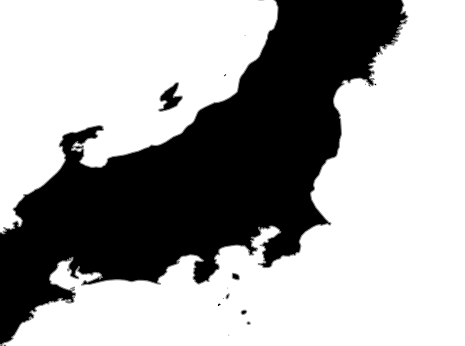
#> input picture map.png, 465 x 346 px
$ python map.py
#> lines starting #> are read from the running program, lines starting #| are printed output that depends on the picture; after the words box and inside, x2 and y2 are one past the last pixel; in counts of white or black regions, pixels touching at a corner belong together
import cv2
import numpy as np
import matplotlib.pyplot as plt

# 画像の読み込みとリサイズ
img = cv2.imread("map.png", cv2.IMREAD_GRAYSCALE)
#> img is the input picture: shape (346, 465); min 0, max 255, mean 165.4
img_resized = cv2.resize(img, (320, 240))

# 二値化
_, thresh = cv2.threshold(img_resized, 127, 255, cv2.THRESH_BINARY_INV)
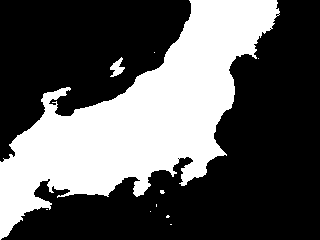
#> thresh: shape (240, 320); 35.1% white; 10 white regions (8 under 20 px)

# 輪郭抽出
contours, _ = cv2.findContours(thresh, cv2.RETR_EXTERNAL, cv2.CHAIN_APPROX_NONE)
#> contours = 10 contours, 8 with area under 20; largest, box (x1, y1, x2, y2) and area: (0, 0, 280, 240) 26182, (110, 57, 125, 77) 120

# 一番大きな輪郭を選択
contour = max(contours, key=cv2.contourArea)
#> contour = contour of 1196 points, box (x1, y1, x2, y2) (0, 0, 280, 240), area 26182

# 輪郭を直線近似（形状を保ったまま単純化）
epsilon = 0.002 * cv2.arcLength(contour, True)  # ← 精度調整パラメータ（小さいほど精度高）
#> epsilon = 2.76
approx = cv2.approxPolyDP(contour, epsilon, True)
#> approx = contour of 77 points, box (x1, y1, x2, y2) (0, 0, 280, 240), area 26542

# 直線データの抽出 (x0, y0, x1, y1)
line_segments = []
for i in range(len(approx)):
    x0, y0 = approx[i][0]
    x1, y1 = approx[(i+1)%len(approx)][0]
    line_segments.append([int(x0), int(y0), int(x1), int(y1)])
#> this loop made 77 passes
#> (x0, y0, x1, y1) on passes 1 to 12: (276, 0, 189, 0), (189, 0, 189, 19), (189, 19, 166, 52), (166, 52, 164, 62), (164, 62, 137, 76), (137, 76, 124, 93), (124, 93, 75, 109), (75, 109, 70, 116), (70, 116, 54, 112), (54, 112, 56, 101), (56, 101, 52, 102), (52, 102, 55, 105)
#> after the loop, line_segments = 77 items, first 6: [276, 0, 189, 0], [189, 0, 189, 19], [189, 19, 166, 52], [166, 52, 164, 62], [164, 62, 137, 76], [137, 76, 124, 93]

# 近似結果の描画
output_img = np.ones((240, 320, 3), dtype=np.uint8) * 255  # 白背景
for x0, y0, x1, y1 in line_segments:
    cv2.line(output_img, (x0, y0), (x1, y1), (0, 255, 0), 1)  # 緑色の線
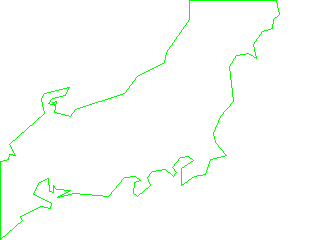
#> output_img: shape (240, 320, 3); mean of channels 0, 1, 2 251.3, 255, 251.3; drawn as B, G, R

# 結果表示
plt.figure(figsize=(10, 5))
plt.subplot(1, 2, 1)
plt.title("Thresholded")
plt.imshow(thresh, cmap='gray')
plt.subplot(1, 2, 2)
plt.title("Approximated Shape")
plt.imshow(cv2.cvtColor(output_img, cv2.COLOR_BGR2RGB))
plt.show()
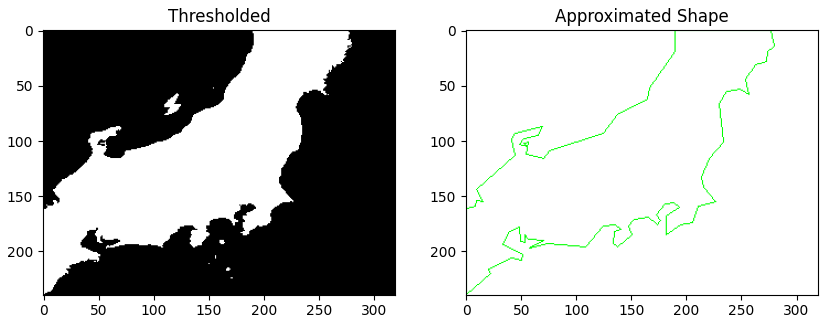
#> figure drawn by matplotlib, 2 panels

# 結果確認用（任意）
print("Line segments (first 5):", line_segments[:5])
#| Line segments (first 5): [[276, 0, 189, 0], [189, 0, 189, 19], [189, 19, 166, 52], [166, 52, 164, 62], [164, 62, 137, 76]]
print("Total number of lines:", len(line_segments))
#| Total number of lines: 77

# 線分リストと画像の出力（必要に応じてファイル保存も可）
print(f"\n全体の線分数: {len(line_segments)}")
#| 全体の線分数: 77

# C++配列として保存
with open("mapdata.hpp", "w") as f:
    f.write(f"const int NUM_LINES = {len(line_segments)};\n")
    f.write("const int lines[NUM_LINES][4] = {\n")
    for i, (x0, y0, x1, y1) in enumerate(line_segments):
        comma = "," if i < len(line_segments) - 1 else ""
        f.write(f"  {{{x0}, {y0}, {x1}, {y1}}}{comma}\n")
    f.write("};\n")

print("lines.hpp を出力しました。")
